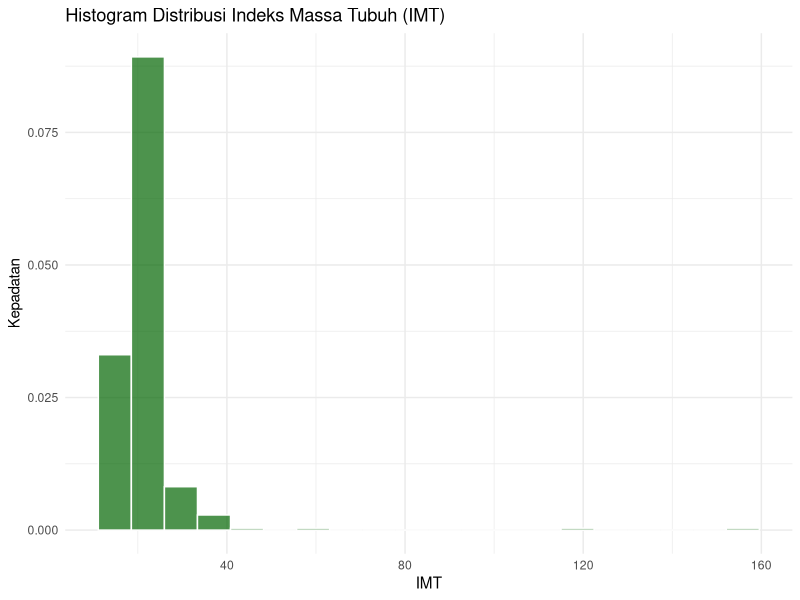
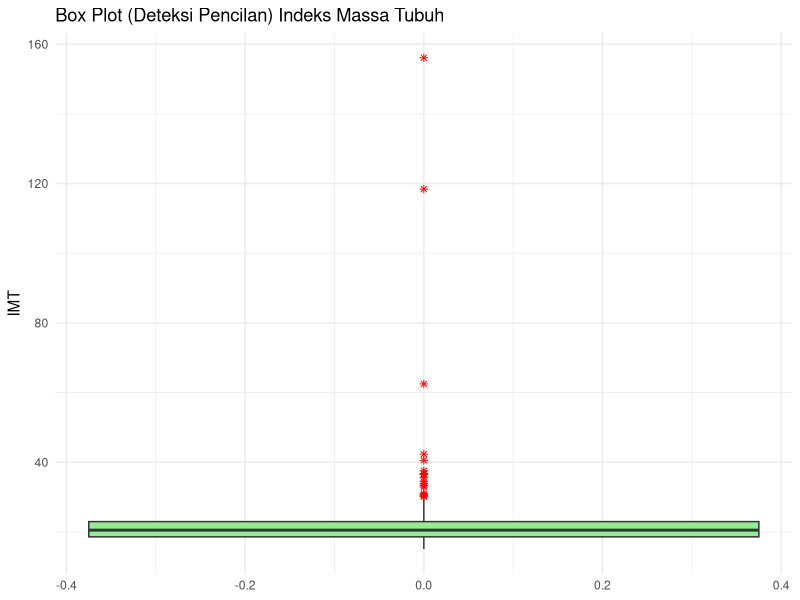
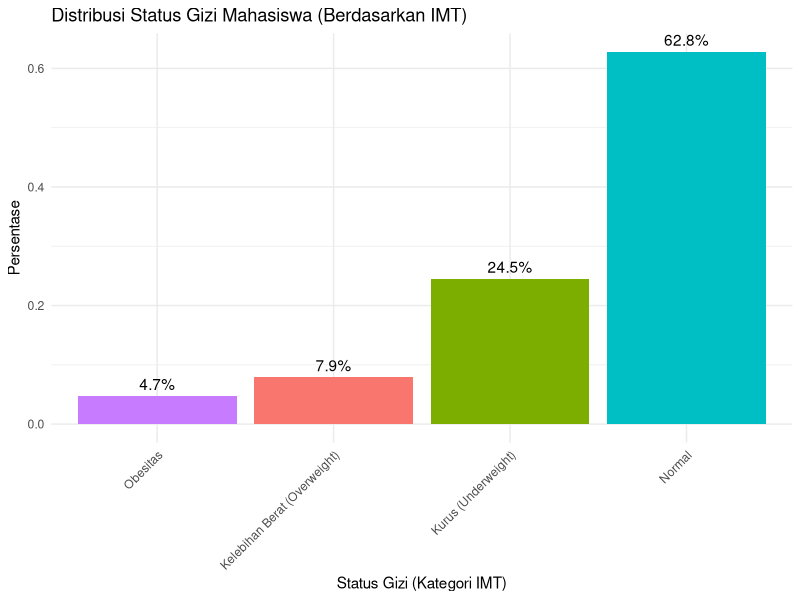

Recreate these plots in R, in order.
## ---- chunk 1
knitr::opts_chunk$set(echo = TRUE)
## ---- chunk 2
# --- 1. MEMUAT LIBRARY YANG DIBUTUHKAN ---
# install.packages(c("dplyr", "ggplot2", "e1071")) # Hapus tanda '#' jika belum terinstal
library(dplyr)
library(ggplot2)
library(e1071) 

# --- 2. MEMUAT DAN MEMBERSIHKAN DATA SERTA MENGHITUNG IMT ---
df_data <- read.csv("data_ads_bersih.csv") 

# Daftar variabel antropometri
vars_antropometri <- c("Tinggi_Badan", "Berat_Badan")

# Pembersihan data dan perhitungan IMT
df_clean_imt <- df_data %>%
  select(all_of(vars_antropometri)) %>%
  mutate_all(~as.numeric(as.character(.))) %>%
  na.omit() %>%
  # HITUNG IMT (Berat_Badan / (Tinggi_Badan dalam meter)^2)
  mutate(IMT = Berat_Badan / ((Tinggi_Badan / 100)^2)) %>%
  # Kategorisasi IMT (Menggunakan standar Asia Pasifik WHO)
  mutate(Status_Gizi = case_when(
    IMT < 18.5 ~ "Kurus (Underweight)",
    IMT >= 18.5 & IMT < 25 ~ "Normal",
    IMT >= 25 & IMT < 30 ~ "Kelebihan Berat (Overweight)",
    IMT >= 30 ~ "Obesitas",
    TRUE ~ "Tidak Terdefinisi"
  ))

# Daftar semua variabel numerik yang akan dianalisis (TB, BB, IMT)
vars_to_analyze <- c("Tinggi_Badan", "Berat_Badan", "IMT")

# ----------------------------------------------------------------------
# FUNGSI UNTUK MENGHITUNG STATISTIK DESKRIPTIF LENGKAP
# ----------------------------------------------------------------------

hitung_deskriptif_lengkap <- function(x) {
  x_clean <- na.omit(x)
  
  if (length(x_clean) < 2) return(NULL)
  
  data.frame(
    N = length(x_clean),
    Mean = mean(x_clean),
    Median = median(x_clean),
    Std_Dev = sd(x_clean),
    Min = min(x_clean),
    Max = max(x_clean),
    IQR = IQR(x_clean),
    Skewness = skewness(x_clean) 
  ) %>% round(3)
}

# ----------------------------------------------------------------------
# 3. STATISTIK DESKRIPTIF (PEMUSATAN, PENYEBARAN, SKEWNESS)
# ----------------------------------------------------------------------

cat("## 📐 3. Statistik Deskriptif: TB, BB, dan IMT\n")
cat("------------------------------------------------------------------\n")

deskriptif_final <- NULL

for (var in vars_to_analyze) {
  hasil <- hitung_deskriptif_lengkap(df_clean_imt[[var]])
  if (!is.null(hasil)) {
    hasil$Variabel <- gsub("_", " ", var)
    deskriptif_final <- rbind(deskriptif_final, hasil)
  }
}

print(deskriptif_final)
cat("\n\n")

# ----------------------------------------------------------------------
# 4. EKSPLORASI DATA VISUAL (IMT: HISTOGRAM, BOX PLOT, BAR CHART STATUS GIZI)
# ----------------------------------------------------------------------

cat("## 📈 4. Visualisasi Pola Fisik dan Status Gizi\n")
cat("------------------------------------------------------\n")

# A. Visualisasi Distribusi IMT (Histogram)
print(
  ggplot(df_clean_imt, aes(x = IMT)) +
    geom_histogram(aes(y = after_stat(density)), bins = 20, fill = "darkgreen", color = "white", alpha = 0.7) +
    labs(title = "Histogram Distribusi Indeks Massa Tubuh (IMT)",
         x = "IMT",
         y = "Kepadatan") +
    theme_minimal()
)

# B. Visualisasi Deteksi Pencilan IMT (Box Plot)
print(
  ggplot(df_clean_imt, aes(y = IMT)) +
    geom_boxplot(fill = "lightgreen", outlier.colour = "red", outlier.shape = 8) +
    labs(title = "Box Plot (Deteksi Pencilan) Indeks Massa Tubuh",
         y = "IMT") +
    theme_minimal()
)
# # C. Visualisasi Status Gizi (Bar Chart)
print(
  df_clean_imt %>%
    group_by(Status_Gizi) %>%
    summarise(N = n()) %>%
    mutate(Persentase = N / sum(N)) %>%
    ggplot(aes(x = reorder(Status_Gizi, Persentase), y = Persentase, fill = Status_Gizi)) +
    geom_bar(stat = "identity") +
    geom_text(aes(label = scales::percent(Persentase)), vjust = -0.5) +
    labs(title = "Distribusi Status Gizi Mahasiswa (Berdasarkan IMT)",
         x = "Status Gizi (Kategori IMT)",
         y = "Persentase") +
    theme_minimal() +
    theme(axis.text.x = element_text(angle = 45, hjust = 1),
          legend.position = "none")
)

